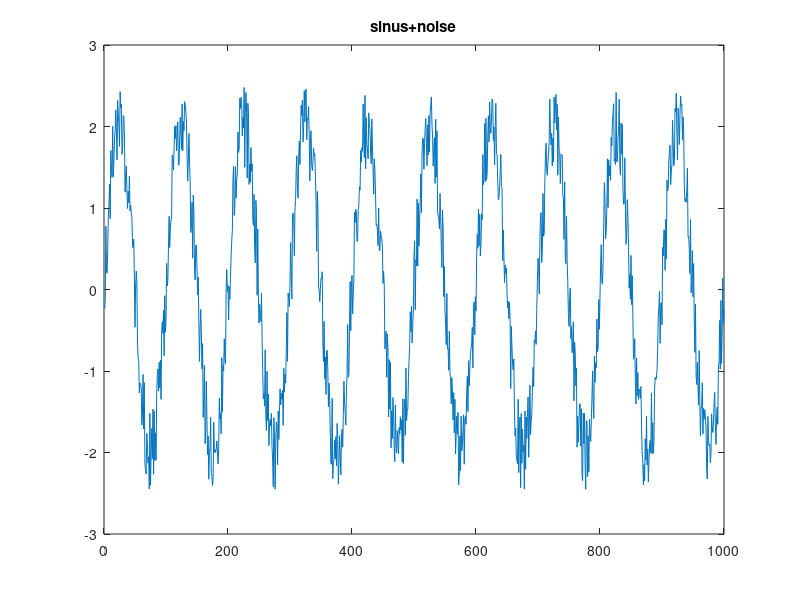
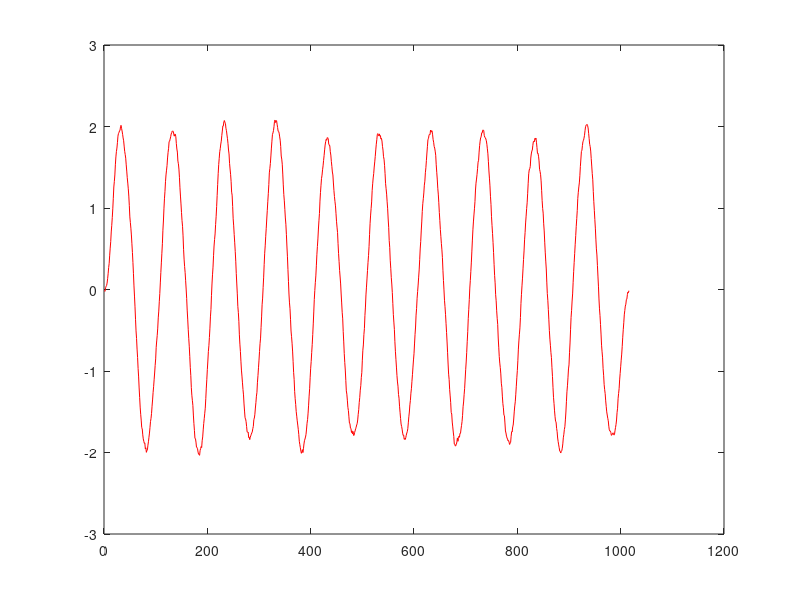

MATLAB code for these plots, in order: (Note: this script raises an error after producing the figures.)
% Ejemplo Convolucion 1D en el dominio del espacio y frecuencia
%
% D.Mery, PUC-DCC, Septiembre 2017
% http://dmery.ing.puc.cl
close all

N1 = 1000;
N2 = 17;

f1 = 2*sin((1:N1)'/N1*2*pi*10)+rand(N1,1)-0.5;
f2 = ones(N2,1)/N2;
figure(1)
plot(f1)
title('sinus+noise')
g = conv(f1,f2);

f1p = [f1; zeros(N2-1,1)];
f2p = [f2; zeros(N1-1,1)];
F1 = fft(f1p);
F2 = fft(f2p);

G = F1.*F2;

gs = real(ifft(G));

figure(2)
clf
plot(g,'r')
hold on
enterpause
plot(gs,'b')
plot(g-gs,'m')
legend({'g','gs','g-gs'})
title('filtered signal')





